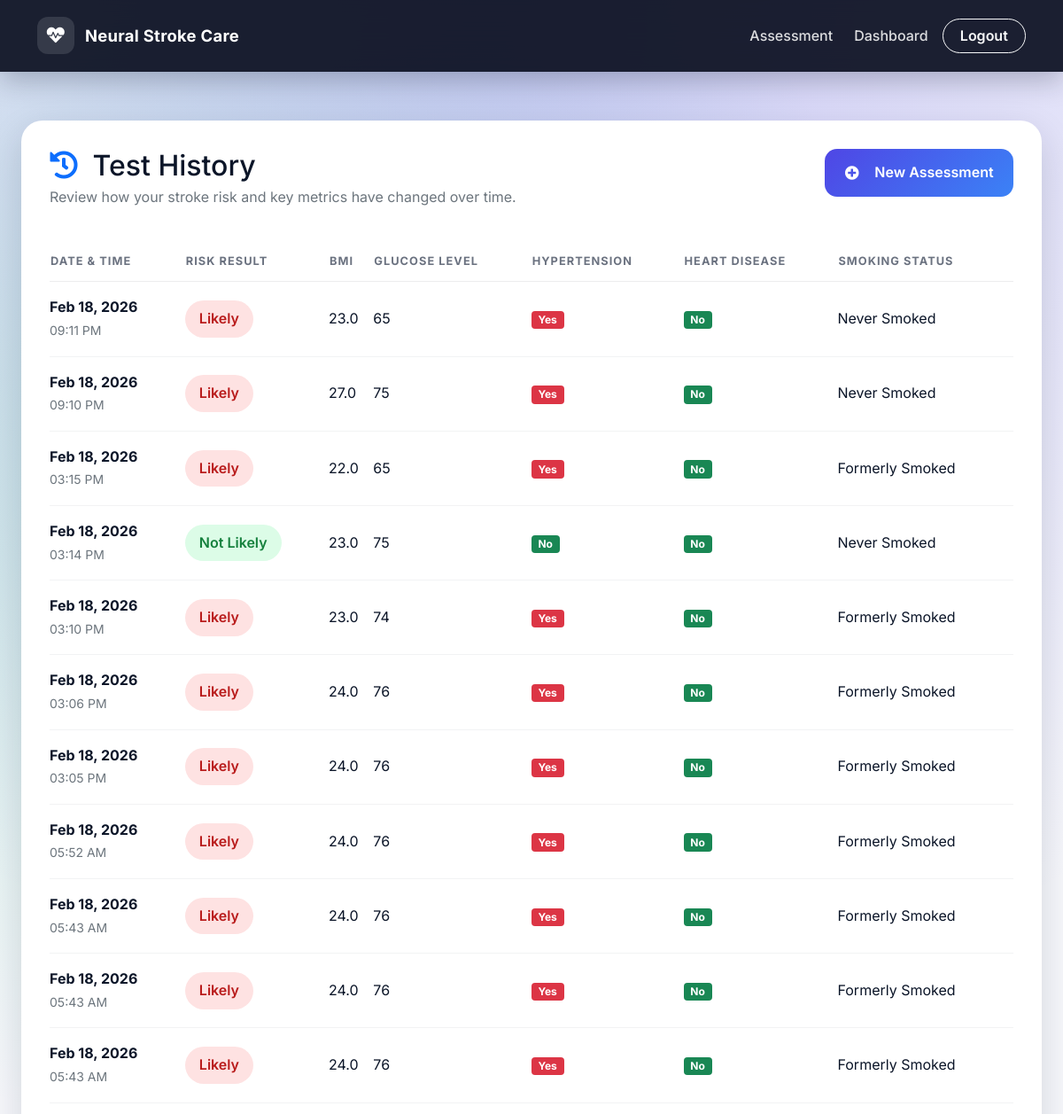
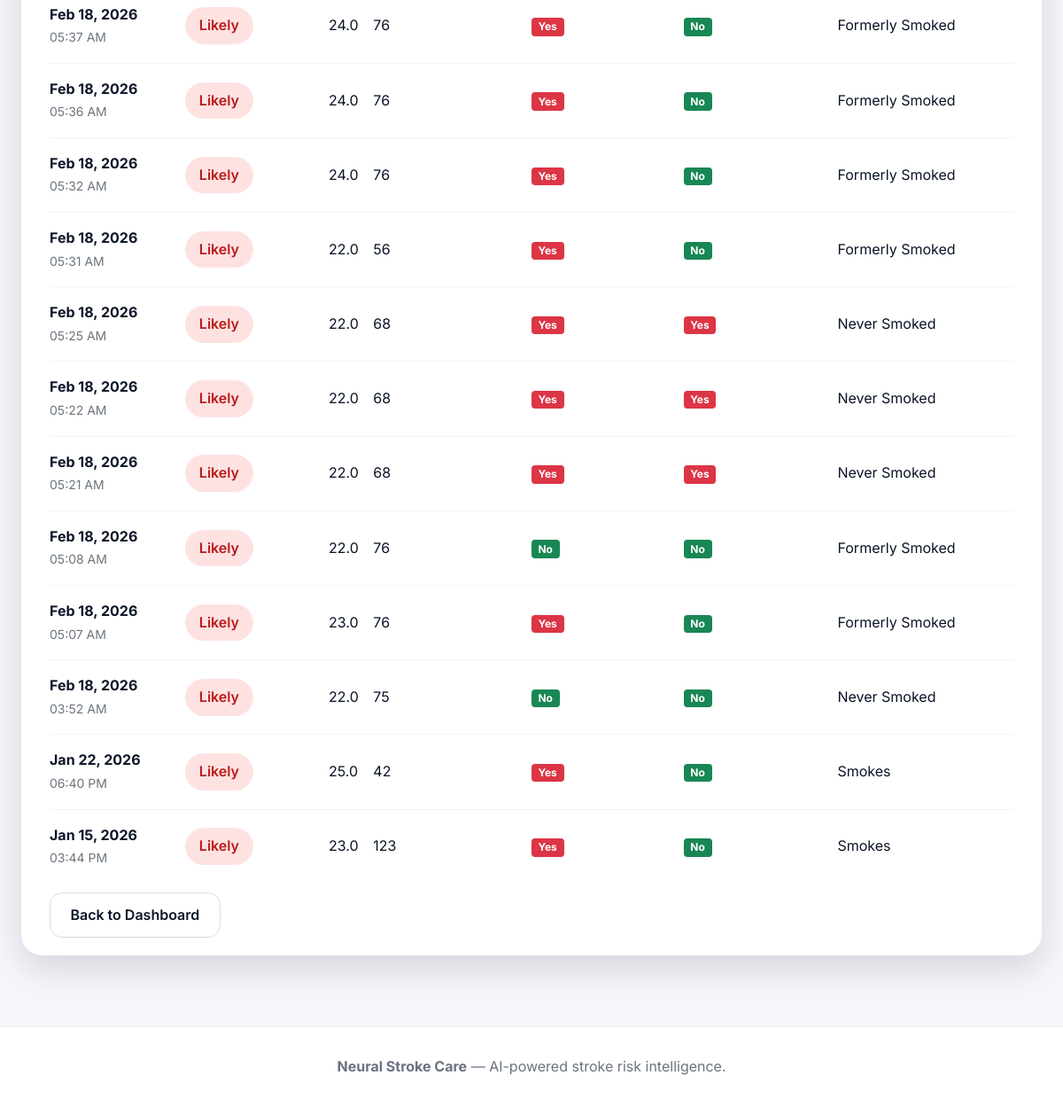
Screenshot of /test_history (signed in) with the database file from the repository (2 pictures, top to bottom).
### app.py (models this page shows)
class TestResult(db.Model):
    id = db.Column(db.Integer, primary_key=True)
    user_id = db.Column(db.Integer, db.ForeignKey('user.id'), nullable=False)
    result = db.Column(db.String(20), nullable=False)
    risk_probability = db.Column(db.Float)
    test_date = db.Column(db.DateTime, default=now_ist)
    gender = db.Column(db.String(10))
    age = db.Column(db.Integer)
    hypertension = db.Column(db.Integer)
    heart_disease = db.Column(db.Integer)
    ever_married = db.Column(db.String(10))
    work_type = db.Column(db.String(20))
    residence_type = db.Column(db.String(20))
    avg_glucose_level = db.Column(db.Float)
    bmi = db.Column(db.Float)
    smoking_status = db.Column(db.String(20))

### app.py (the view)
@app.route("/test_history")
def test_history():
    if 'user_id' not in session:
        return redirect(url_for('index'))
    user = User.query.get(session['user_id'])
    tests = TestResult.query.filter_by(user_id=user.id)\
                            .order_by(TestResult.test_date.desc())\
                            .all()
    return render_template("test_history.html", user=user, tests=tests)

### templates/test_history.html (shortened to what this page needs)
{% extends "base.html" %}
{% block content %}
<section class="page-section">
    <div class="surface-card" data-animate>
        <div class="d-flex flex-column flex-lg-row justify-content-between align-items-start gap-4 mb-5">
            <div>
                <h2 class="mb-1">
                    <i class="fas fa-history me-2 text-primary"></i>
                    Test History
                </h2>
                <p class="text-muted mb-0">Review how your stroke risk and key metrics have changed over time.</p>
            </div>
            <a href="{{ url_for('index') }}" class="btn-gradient">
                <i class="fas fa-plus-circle me-2"></i>
                New Assessment
            </a>
        </div>
        {% if tests %}
            <div class="table-responsive">
                <table class="table-modern">
                    <thead>
                        <tr>
                            <th>Date & Time</th>
                            <th>Risk Result</th>
                            <th>BMI</th>
                            <th>Glucose Level</th>
                            <th>Hypertension</th>
                            <th>Heart Disease</th>
                            <th>Smoking Status</th>
                        </tr>
                    </thead>
                    <tbody>
                        {% for test in tests %}
                        <tr>
                            <td>
                                <strong>{{ test.test_date.strftime('%b %d, %Y') }}</strong><br>
                                <small class="text-muted">{{ test.test_date.strftime('%I:%M %p') }}</small>
                            </td>
                            <td>
                                <span class="result-badge fs-6 px-3 py-2 {% if test.result == 'Likely' %}likely{% else %}not-likely{% endif %}">
                                    {{ test.result }}
                                </span>
                            </td>
                            <td class="fw-semibold">{{ "%.1f"|format(test.bmi) }}</td>
                            <td class="fw-semibold {% if test.avg_glucose_level > 200 %}text-danger{% endif %}">
                                {{ "%.0f"|format(test.avg_glucose_level) }}
                            </td>
                            <td>
                                <span class="badge {% if test.hypertension %}bg-danger{% else %}bg-success{% endif %}">
                                    {{ "Yes" if test.hypertension else "No" }}
                                </span>
                            </td>
                            <td>
                                <span class="badge {% if test.heart_disease %}bg-danger{% else %}bg-success{% endif %}">
                                    {{ "Yes" if test.heart_disease else "No" }}
                                </span>
                            </td>
                            <td>
                                {% if test.smoking_status %}
                                    <span class="text-capitalize">{{ test.smoking_status.replace('_', ' ') }}</span>
                                {% else %}
                                    <span class="text-muted">—</span>
                                {% endif %}
                            </td>
                        </tr>
                        {% endfor %}
                    </tbody>
                </table>
            </div>
        {% endif %}
        <div class="mt-4">
            <a href="{{ url_for('dashboard') }}" class="btn-ghost">
                Back to Dashboard
            </a>
        </div>
    </div>
</section>
{% endblock %}

### templates/base.html (shortened to what this page needs)
<!DOCTYPE html>
<html lang="en">
<head>
    <link href="https://cdn.jsdelivr.net/npm/bootstrap@5.1.3/dist/css/bootstrap.min.css" rel="stylesheet">
    <link href="https://cdnjs.cloudflare.com/ajax/libs/font-awesome/5.15.4/css/all.min.css" rel="stylesheet">
    <link rel="stylesheet" href="{{ url_for('static', filename='css/app.css') }}">
</head>
<body>
    <div class="app-bg">
        <nav class="navbar navbar-expand-lg app-navbar fixed-top">
            <div class="container-xl">
                <a class="navbar-brand d-flex align-items-center" href="{{ url_for('index') }}">
                    <span class="brand-icon">
                        <i class="fas fa-heartbeat"></i>
                    </span>
                    <span>Neural Stroke Care</span>
                </a>
                <div class="collapse navbar-collapse" id="navbarNav">
                    <ul class="navbar-nav ms-auto align-items-lg-center gap-lg-2">
                        {% if 'user_id' in session %}
                            <li class="nav-item">
                                <a class="nav-link" href="{{ url_for('index') }}">Assessment</a>
                            </li>
                            <li class="nav-item">
                                <a class="nav-link" href="{{ url_for('dashboard') }}">Dashboard</a>
                            </li>
                            <li class="nav-item">
                                <a class="btn btn-outline-light nav-cta" href="{{ url_for('logout') }}">
                                    Logout
                                </a>
                            </li>
                        {% endif %}
                    </ul>
                </div>
            </div>
        </nav>
        <main class="page-shell">
            {% block content %}{% endblock %}
        </main>
        <footer class="app-footer">
            <div class="container-xl text-center">
                <strong>Neural Stroke Care</strong> — AI-powered stroke risk intelligence.
            </div>
        </footer>
    </div>
</body>
</html>

### static/css/app.css (style rules this page uses)
:root { --brand-50: #f5f7ff; --brand-100: #e3e8ff; --brand-200: #c7d0ff; --brand-300: #9faafb; --brand-400: #7a86f3; --brand-500: #5c63e6; --brand-600: #4b4fd0; --brand-700: #3b3fab; --brand-800: #2a2d7a; --brand-900: #161745; --surface: #0c101f; --text-primary: #0b1528; --text-muted: #6b7280; --gradient-primary: linear-gradient(135deg, #4f46e5 0%, #3b82f6 100%); --gradient-accent: linear-gradient(135deg, #10b981 0%, #14b8a6 100%); --shadow-soft: 0 15px 40px rgba(15, 23, 42, 0.15); --radius-card: 24px; }
*, *::before, *::after { box-sizing: border-box; }
body { margin: 0; font-family: 'Inter', 'Segoe UI', system-ui, -apple-system, BlinkMacSystemFont, sans-serif; background: radial-gradient(circle at top, rgba(79, 70, 229, 0.25), transparent 45%), radial-gradient(circle at 20% 20%, rgba(16, 185, 129, 0.2), transparent 35%), #f6f7fb; color: var(--text-primary); min-height: 100vh; line-height: 1.6; }
a { text-decoration: none; }
.app-bg { min-height: 100vh; display: flex; flex-direction: column; }
.page-shell { flex: 1 0 auto; padding: 6.5rem 1.5rem 3rem; }
.app-navbar { background: rgba(6, 11, 27, 0.9); backdrop-filter: blur(24px); padding: 0.9rem 0; transition: background 0.3s ease, box-shadow 0.3s ease; box-shadow: 0 10px 30px rgba(15, 23, 42, 0.25); }
.app-navbar .navbar-brand { font-weight: 700; letter-spacing: 0.3px; color: #fff; font-size: 1.15rem; }
.brand-icon { width: 42px; height: 42px; border-radius: 12px; display: grid; place-items: center; background: rgba(255, 255, 255, 0.12); margin-right: 12px; font-size: 1.25rem; }
.app-navbar .nav-link { color: rgba(255, 255, 255, 0.85); font-weight: 500; transition: color 0.2s ease; padding: 0.5rem 1rem; }
.nav-cta { font-weight: 600; border-radius: 999px; padding: 0.4rem 1.2rem; }
.page-section { max-width: 1200px; margin: 0 auto; padding: 2rem 0; }
[data-animate] { opacity: 0; transform: translateY(20px); transition: opacity 0.6s ease, transform 0.6s ease; }
[data-animate].is-visible { opacity: 1; transform: translateY(0); }
.surface-card { background: white; border-radius: var(--radius-card); padding: 2rem; box-shadow: var(--shadow-soft); }
.btn-gradient { background: var(--gradient-primary); color: white; border: none; border-radius: 14px; padding: 0.9rem 1.4rem; font-weight: 600; display: inline-flex; align-items: center; justify-content: center; gap: 0.6rem; transition: transform 0.2s ease, box-shadow 0.2s ease; }
.btn-ghost { border-radius: 14px; border: 1px solid rgba(15, 23, 42, 0.15); padding: 0.9rem 1.4rem; font-weight: 600; color: var(--text-primary); }
.result-badge, .status-badge { display: inline-flex; align-items: center; gap: 0.4rem; padding: 0.4rem 1rem; border-radius: 999px; font-weight: 600; font-size: 0.9rem; }
.result-badge.likely, .status-badge.status-high { background: #fee2e2; color: #b91c1c; }
.result-badge.not-likely, .status-badge.status-low { background: #dcfce7; color: #15803d; }
.table-modern { width: 100%; border-collapse: separate; border-spacing: 0; }
.table-modern th { text-transform: uppercase; font-size: 0.8rem; letter-spacing: 0.08em; color: var(--text-muted); border-bottom: 1px solid rgba(15, 23, 42, 0.08); padding-bottom: 0.75rem; }
.table-modern td { padding: 1rem 0; border-bottom: 1px solid rgba(15, 23, 42, 0.05); }
.table-modern tr:last-child td { border-bottom: none; }
.app-footer { padding: 2rem 1.5rem 2.5rem; border-top: 1px solid rgba(15, 23, 42, 0.08); color: var(--text-muted); background: white; }

### rows the page displays
TestResult: test_date "Feb 18, 2026", test_date "09:11 PM", result "Likely", bmi "23.0", avg_glucose_level "65", hypertension "Yes", heart_disease "No", smoking_status.replace "Never Smoked"
TestResult: test_date "Feb 18, 2026", test_date "09:10 PM", result "Likely", bmi "27.0", avg_glucose_level "75", hypertension "Yes", heart_disease "No", smoking_status.replace "Never Smoked"
TestResult: test_date "Feb 18, 2026", test_date "03:15 PM", result "Likely", bmi "22.0", avg_glucose_level "65", hypertension "Yes", heart_disease "No", smoking_status.replace "Formerly Smoked"
TestResult: test_date "Feb 18, 2026", test_date "03:14 PM", result "Not Likely", bmi "23.0", avg_glucose_level "75", hypertension "No", heart_disease "No", smoking_status.replace "Never Smoked"
TestResult: test_date "Feb 18, 2026", test_date "03:10 PM", result "Likely", bmi "23.0", avg_glucose_level "74", hypertension "Yes", heart_disease "No", smoking_status.replace "Formerly Smoked"
TestResult: test_date "Feb 18, 2026", test_date "03:06 PM", result "Likely", bmi "24.0", avg_glucose_level "76", hypertension "Yes", heart_disease "No", smoking_status.replace "Formerly Smoked"
TestResult: test_date "Feb 18, 2026", test_date "03:05 PM", result "Likely", bmi "24.0", avg_glucose_level "76", hypertension "Yes", heart_disease "No", smoking_status.replace "Formerly Smoked"
TestResult: test_date "Feb 18, 2026", test_date "05:52 AM", result "Likely", bmi "24.0", avg_glucose_level "76", hypertension "Yes", heart_disease "No", smoking_status.replace "Formerly Smoked"
TestResult: test_date "Feb 18, 2026", test_date "05:43 AM", result "Likely", bmi "24.0", avg_glucose_level "76", hypertension "Yes", heart_disease "No", smoking_status.replace "Formerly Smoked"
TestResult: test_date "Feb 18, 2026", test_date "05:43 AM", result "Likely", bmi "24.0", avg_glucose_level "76", hypertension "Yes", heart_disease "No", smoking_status.replace "Formerly Smoked"
TestResult: test_date "Feb 18, 2026", test_date "05:43 AM", result "Likely", bmi "24.0", avg_glucose_level "76", hypertension "Yes", heart_disease "No", smoking_status.replace "Formerly Smoked"
TestResult: test_date "Feb 18, 2026", test_date "05:37 AM", result "Likely", bmi "24.0", avg_glucose_level "76", hypertension "Yes", heart_disease "No", smoking_status.replace "Formerly Smoked"
TestResult: test_date "Feb 18, 2026", test_date "05:36 AM", result "Likely", bmi "24.0", avg_glucose_level "76", hypertension "Yes", heart_disease "No", smoking_status.replace "Formerly Smoked"
TestResult: test_date "Feb 18, 2026", test_date "05:32 AM", result "Likely", bmi "24.0", avg_glucose_level "76", hypertension "Yes", heart_disease "No", smoking_status.replace "Formerly Smoked"
TestResult: test_date "Feb 18, 2026", test_date "05:31 AM", result "Likely", bmi "22.0", avg_glucose_level "56", hypertension "Yes", heart_disease "No", smoking_status.replace "Formerly Smoked"
TestResult: test_date "Feb 18, 2026", test_date "05:25 AM", result "Likely", bmi "22.0", avg_glucose_level "68", hypertension "Yes", heart_disease "Yes", smoking_status.replace "Never Smoked"
TestResult: test_date "Feb 18, 2026", test_date "05:22 AM", result "Likely", bmi "22.0", avg_glucose_level "68", hypertension "Yes", heart_disease "Yes", smoking_status.replace "Never Smoked"
TestResult: test_date "Feb 18, 2026", test_date "05:21 AM", result "Likely", bmi "22.0", avg_glucose_level "68", hypertension "Yes", heart_disease "Yes", smoking_status.replace "Never Smoked"
TestResult: test_date "Feb 18, 2026", test_date "05:08 AM", result "Likely", bmi "22.0", avg_glucose_level "76", hypertension "No", heart_disease "No", smoking_status.replace "Formerly Smoked"
TestResult: test_date "Feb 18, 2026", test_date "05:07 AM", result "Likely", bmi "23.0", avg_glucose_level "76", hypertension "Yes", heart_disease "No", smoking_status.replace "Formerly Smoked"
TestResult: test_date "Feb 18, 2026", test_date "03:52 AM", result "Likely", bmi "22.0", avg_glucose_level "75", hypertension "No", heart_disease "No", smoking_status.replace "Never Smoked"
TestResult: test_date "Jan 22, 2026", test_date "06:40 PM", result "Likely", bmi "25.0", avg_glucose_level "42", hypertension "Yes", heart_disease "No", smoking_status.replace "Smokes"
TestResult: test_date "Jan 15, 2026", test_date "03:44 PM", result "Likely", bmi "23.0", avg_glucose_level "123", hypertension "Yes", heart_disease "No", smoking_status.replace "Smokes"
